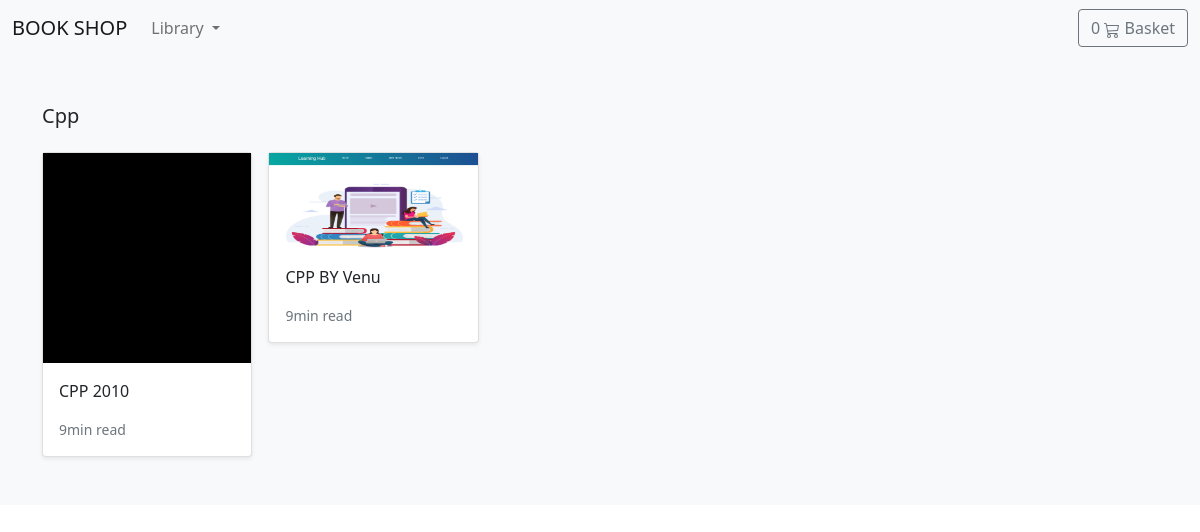
Screenshot of /book/cpp/ with the database file from the repository.
### store/models.py (models this page shows, shortened)
class Category(models.Model):
    name = models.CharField(max_length=255, db_index= True)
    slug = models.SlugField(max_length=255, unique=True)
    class Meta:
        verbose_name_plural = 'categories'
    def get_absolute_url(self):
        return reverse("store:category_list", args=[self.slug])

class Product(models.Model):
    category = models.ForeignKey(Category, related_name='product', on_delete= models.CASCADE)
    created_by = models.ForeignKey(User, on_delete= models.CASCADE, related_name = 'product_creator')
    title = models.CharField(max_length=255)
    author = models.CharField(max_length=255, default='admin')
    description = models.TextField(blank=True)
    image = models.ImageField(upload_to = 'images/', default = 'images/default.jpg')
    slug = models.SlugField(max_length=255)
    price = models.DecimalField(max_digits=4, decimal_places=2)
    in_stock = models.BooleanField(default=True)
    is_active = models.BooleanField(default=True)
    created = models.DateField(auto_now_add=True)
    updated = models.DateField(auto_now=True)
    objects = models.Manager()  # To manage the objects
    products = Product_manager() # user define manager
    class Meta:
        verbose_name_plural = 'Products'
        ordering = ('-created',)
    def get_absolute_url(self):
        return reverse("store:product_detail", args=[self.slug])

### store/views.py (the view)
# urls.py: path('book/<slug:category_slug>/', views.category_list, name = 'category_list' ),
def category_list(request,category_slug):
    category = get_object_or_404(Category, slug = category_slug)
    products = Product.objects.filter( category= category )
    return render(request, 'store/product/category.html', {'category': category, 'products':products})

### basket/basket.py (called while the page is built)
    def __len__(self):
        return sum( item['qty'] for item in self.basket.values() )

### basket/context_processor.py (called while the page is built)
def basket(request):
    return {'basket': Basket(request)}  #Returning the session information from Basket.py

### store/context_processor.py (called while the page is built)
def categories(request):
    return {
            'categories' : Category.objects.all()
           }

### templates/store/product/category.html (shortened to what this page needs)
{% extends '../base.html' %}
{% load static  %}
{% block body %}
<main>
    <div class="album py-5 bg-light">
        <div class="container">
            <div class="pb-3 h5">{{ category.name | title }}</div>
            <div class="row row-cols-1 row-cols-sm-2 row-cols-md-5 g-3">
                {% for product in products %}
                <div class="col">
                    <div class="card shadow-sm">
                        <img class="img-fluid" alt="Responsive image" src="{{ product.image.url }}">
                        <div class="card-body">
                            <p class="card-text">
                                <a class="text-dark text-decoration-none"
                                    href="{{ product.get_absolute_url }}">{{ product.title }}</a>
                            </p>
                            <div class="d-flex justify-content-between align-items-center">
                                <small class="text-muted">9min read</small>
                            </div>
                        </div>
                    </div>
                </div>
                {% endfor %}
            </div>
        </div>
    </div>
</main>
{% endblock body %}

### rows the page displays
Category: name "Cpp"
Product: image (placeholder picture), title "CPP 2010"
Product: image (picture), title "CPP BY Venu"
